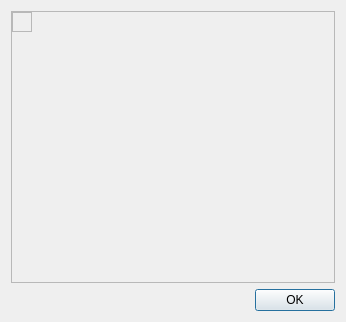
<?xml version="1.0" encoding="UTF-8"?>
<ui version="4.0">
 <class>PreviewDialog</class>
 <widget class="QDialog" name="PreviewDialog">
  <property name="geometry">
   <rect>
    <x>0</x>
    <y>0</y>
    <width>346</width>
    <height>322</height>
   </rect>
  </property>
  <property name="sizePolicy">
   <sizepolicy hsizetype="MinimumExpanding" vsizetype="MinimumExpanding">
    <horstretch>0</horstretch>
    <verstretch>0</verstretch>
   </sizepolicy>
  </property>
  <property name="minimumSize">
   <size>
    <width>100</width>
    <height>100</height>
   </size>
  </property>
  <property name="maximumSize">
   <size>
    <width>800</width>
    <height>600</height>
   </size>
  </property>
  <property name="windowTitle">
   <string>preview</string>
  </property>
  <layout class="QGridLayout" name="gridLayout_2">
   <item row="0" column="0">
    <widget class="QScrollArea" name="scrollArea">
     <property name="sizePolicy">
      <sizepolicy hsizetype="Minimum" vsizetype="Minimum">
       <horstretch>0</horstretch>
       <verstretch>0</verstretch>
      </sizepolicy>
     </property>
     <property name="widgetResizable">
      <bool>true</bool>
     </property>
     <widget class="QWidget" name="scrollAreaWidgetContents">
      <property name="geometry">
       <rect>
        <x>0</x>
        <y>0</y>
        <width>326</width>
        <height>273</height>
       </rect>
      </property>
      <layout class="QGridLayout" name="gridLayout">
       <property name="leftMargin">
        <number>0</number>
       </property>
       <property name="topMargin">
        <number>0</number>
       </property>
       <property name="rightMargin">
        <number>0</number>
       </property>
       <property name="bottomMargin">
        <number>0</number>
       </property>
       <item row="0" column="1">
        <spacer name="horizontalSpacer">
         <property name="orientation">
          <enum>Qt::Horizontal</enum>
         </property>
         <property name="sizeHint" stdset="0">
          <size>
           <width>40</width>
           <height>20</height>
          </size>
         </property>
        </spacer>
       </item>
       <item row="0" column="0">
        <widget class="ColorBufferDisplay" name="preview">
         <property name="frameShape">
          <enum>QFrame::StyledPanel</enum>
         </property>
         <property name="frameShadow">
          <enum>QFrame::Raised</enum>
         </property>
        </widget>
       </item>
       <item row="1" column="0">
        <spacer name="verticalSpacer">
         <property name="orientation">
          <enum>Qt::Vertical</enum>
         </property>
         <property name="sizeHint" stdset="0">
          <size>
           <width>20</width>
           <height>40</height>
          </size>
         </property>
        </spacer>
       </item>
      </layout>
     </widget>
    </widget>
   </item>
   <item row="1" column="0">
    <widget class="QDialogButtonBox" name="buttonBox">
     <property name="orientation">
      <enum>Qt::Horizontal</enum>
     </property>
     <property name="standardButtons">
      <set>QDialogButtonBox::Ok</set>
     </property>
    </widget>
   </item>
  </layout>
 </widget>
 <customwidgets>
  <customwidget>
   <class>ColorBufferDisplay</class>
   <extends>QFrame</extends>
   <header location="global">colorbufferdisplay.h</header>
   <container>1</container>
  </customwidget>
 </customwidgets>
 <resources/>
 <connections>
  <connection>
   <sender>buttonBox</sender>
   <signal>accepted()</signal>
   <receiver>PreviewDialog</receiver>
   <slot>accept()</slot>
   <hints>
    <hint type="sourcelabel">
     <x>248</x>
     <y>254</y>
    </hint>
    <hint type="destinationlabel">
     <x>157</x>
     <y>274</y>
    </hint>
   </hints>
  </connection>
  <connection>
   <sender>buttonBox</sender>
   <signal>rejected()</signal>
   <receiver>PreviewDialog</receiver>
   <slot>reject()</slot>
   <hints>
    <hint type="sourcelabel">
     <x>316</x>
     <y>260</y>
    </hint>
    <hint type="destinationlabel">
     <x>286</x>
     <y>274</y>
    </hint>
   </hints>
  </connection>
 </connections>
</ui>
